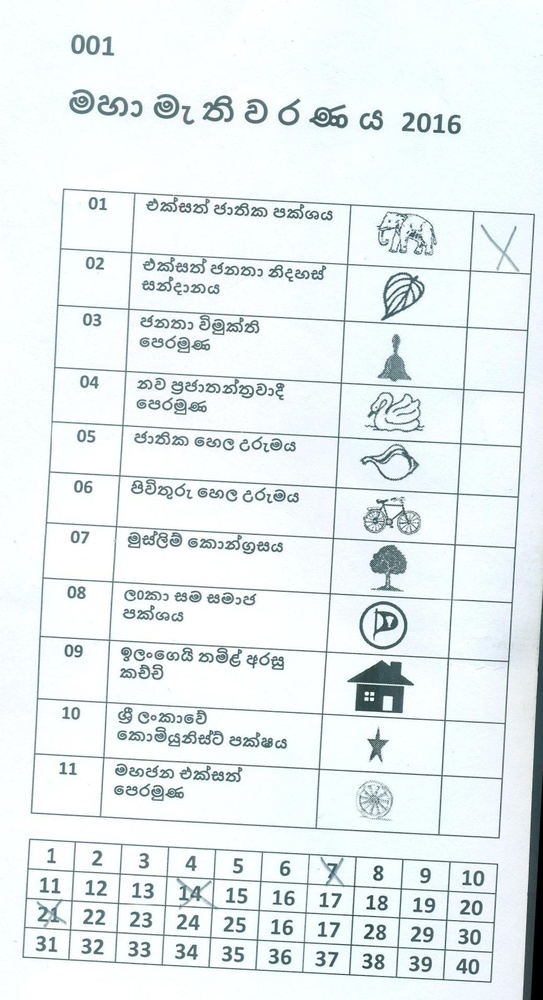
%> input picture rots.jpg, 543 x 1000 px, shrunk from 1040 x 1916 before the run
$ octave HoughTest.m   (GNU Octave 9; MATLAB toolbox functions it lacks are replaced by stand-ins)
%> lines starting %> are read from the running program, lines starting %| are printed output that depends on the picture; in (x1, y1, x2, y2) boxes, pixels count from 0 and x2, y2 are one past the last pixel; in counts of white or black regions, pixels touching at a corner belong together; the program's own positions count from 1
%> further down, I is the input picture: size 1000x543x3 uint8; mean R, G, B 230.9, 238.5, 239.5
### OptimalThresholdedImage.m
function [binaryimage] =  OptimalThresholdedImage(RGBimage)
    if size(RGBimage,3)== 3
        Igray = rgb2gray(RGBimage);
        filterdI = Igray;%medfilt2(Igray);
    else
        filterdI = RGBimage;%medfilt2(RGBimage);
    end

    % streching will fail the thresholding
    %imadjust(RGBimage0, stretchlim(RGBimage0));
    %RGBimage(:,:,1));
    level = graythresh(filterdI);
%> level = 0.725
    % Don't use median localization for large images
    T = adaptthresh(filterdI,level,'ForegroundPolarity','bright','Statistic','mean');
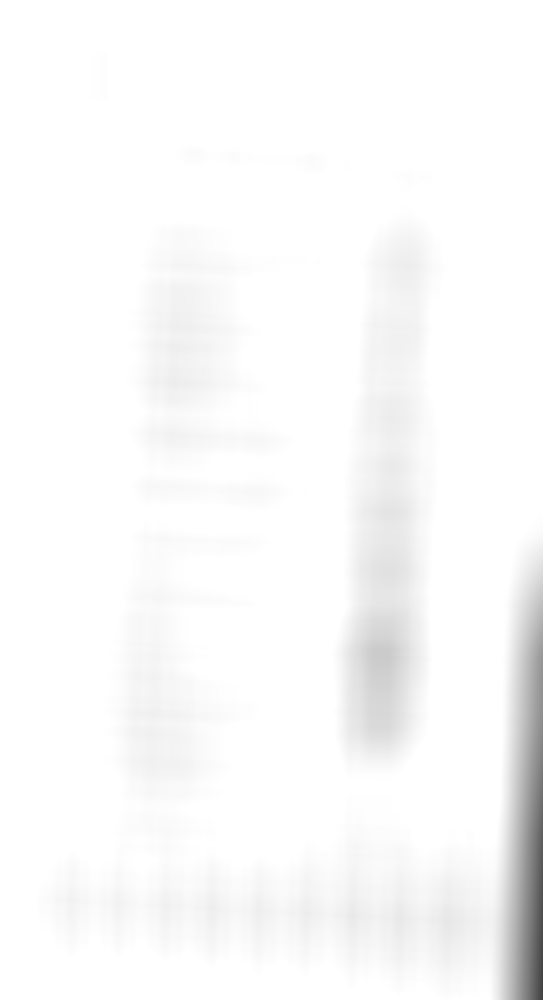
%> T: size 1000x543 double; min 0.254, max 1, mean 0.98
    binaryimage = imbinarize(filterdI, T);
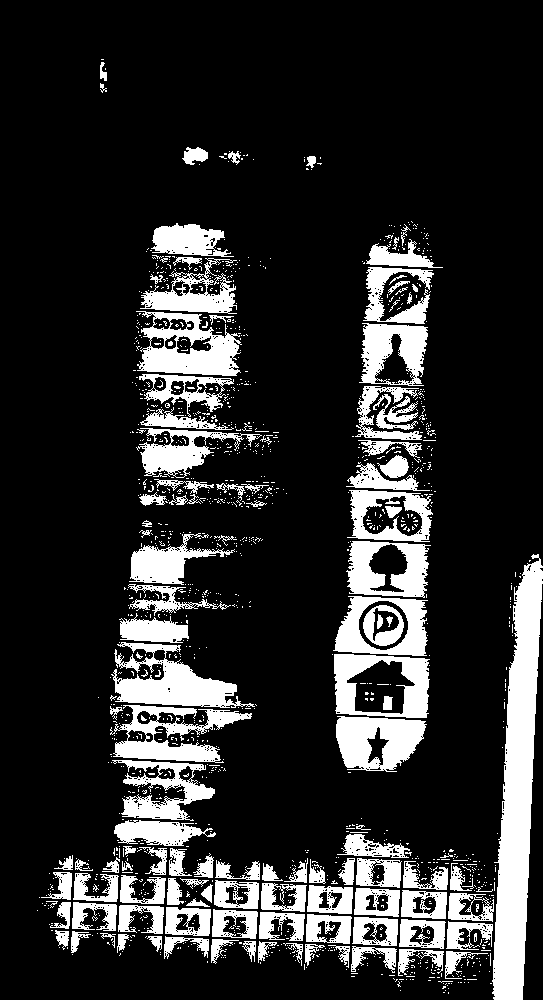
%> binaryimage: size 1000x543 logical; 17.7% white; 1339 white regions (1214 under 20 px), largest, box (x1, y1, x2, y2) and area: (492, 554, 543, 1000) 12393, (111, 642, 255, 708) 4266, (136, 311, 242, 376) 3815

    % [6 lines of commented-out code are left out]
end

### HoughTransformVisualization.m
function [] = HoughTransformVisualization(RGBImage)
adapt = OptimalThresholdedImage(RGBImage);
cannyseg = edge(adapt,'canny');
%> cannyseg: size 1000x543 logical; 5% white in thin lines or dots, all inside (x1, y1, x2, y2) = (39, 62, 542, 999)
[H, theta, rho] = hough(cannyseg);
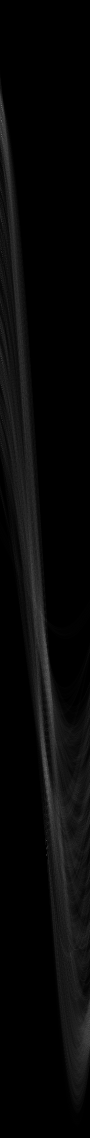
%> H: size 2275x180 double (shown at 1/2 size); min 0, max 375, mean 12; drawn with min black and max white
%> theta = 180 values from -90 to 89; rho = 2275 values from -1137 to 1137
% Find the peak pt in the Hough transform
peak = houghpeaks(H,100);
%> peak = [241 4; 270 4; 215 4; 1681 94]
%% Visualization
figure;imshow(H,[],'XData',theta,'YData',rho,'InitialMagnification','fit');
xlabel('\theta'), ylabel('\rho');
axis on, axis normal, hold on;
plot(theta(peak(:,2)),rho(peak(:,1)),'s','color','white');

end

### HoughTest.m
%% Clear
close all;
%clear all;
%clc;
%% load image
I = imread('rots.jpg');
HoughTransformVisualization(I);
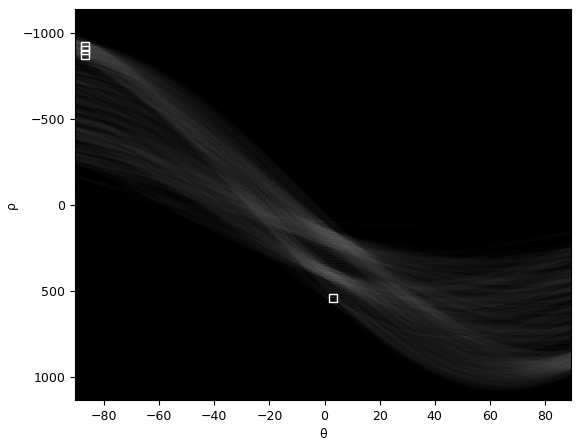
%> figure redrawn from the program's plot data
%% Global Threshold for the image
%filterdI = medfilt2(I(:,:,1));
%level = graythresh(filterdI);
%T = adaptthresh(filterdI(:,:,1),level);
adapt = OptimalThresholdedImage(I);%imbinarize(filterdI(:,:,1), T);
%%
figure(), imshow(adapt);
%% Edge detection
cannyseg = edge(adapt,'sobel');
%> cannyseg: size 1000x543 logical; 6.6% white in thin lines or dots, all inside (x1, y1, x2, y2) = (41, 58, 543, 1000)
%figure(), imshow(cannyseg);
%% Perform the Hough transform
[H, theta, rho] = hough(cannyseg,'Theta', -60:0.5:60);
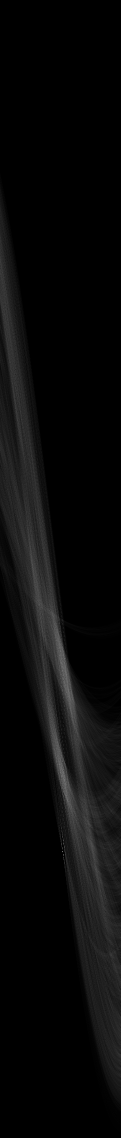
%> H: size 2275x241 double (shown at 1/2 size); min 0, max 407, mean 15.7; drawn with min black and max white
%> theta = 241 values from -60 to 60; rho = 2275 values from -1137 to 1137
% Find the peak pt in the Hough transform
peak = houghpeaks(H,5);
%> peak = [1704 126; 1555 129; 1317 129; 1546 122; 1599 135]
% Find the angle of the bars
barAngle = theta(peak(1,2))
%> barAngle = 2.5
%% Peak Test
imshow(H,[],'XData',theta,'YData',rho,'InitialMagnification','fit');
xlabel('\theta'), ylabel('\rho');
axis on, axis normal, hold on;
plot(theta(peak(:,2)),rho(peak(:,1)),'s','color','white');
%% Rotating the image
% if barAngle >= -90 && barAngle <= 90
%    barAngle =
% end
J = imrotate(I, barAngle, 'bilinear', 'crop');
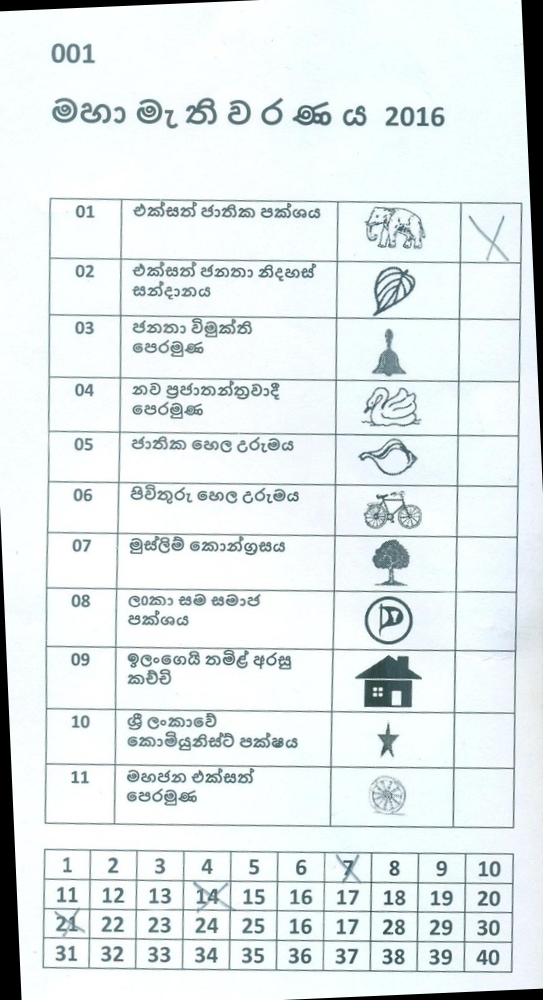
%> J: size 1000x543x3 uint8; mean R, G, B 226.4, 233.8, 234.9
figure()
imshowpair(J, I, 'montage');
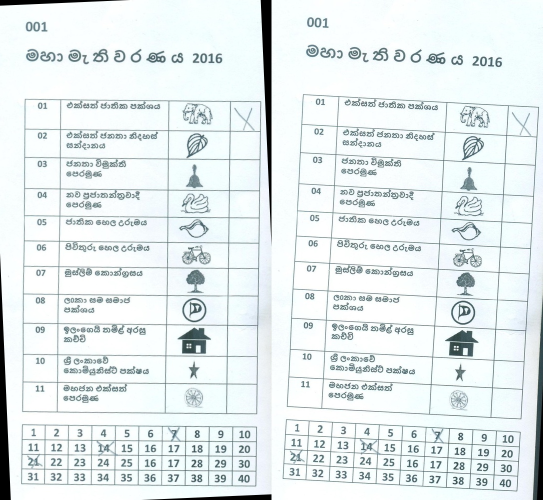
%> displayed picture: size 1000x1086x3, on the screen's scale of 0 to 255 (shown at 1/2 size); mean R, G, B 228.7, 236.1, 237.2
%imshow(J);
%imsave

$ run again, with 001.jpg copied over rots.jpg
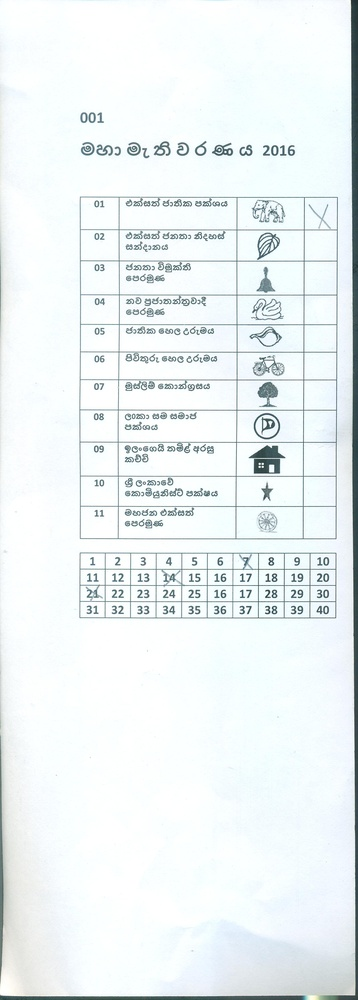
%> input picture 001.jpg, 358 x 1000 px, shrunk from 1258 x 3510 before the run
%> I is the input picture: size 1000x358x3 uint8; mean R, G, B 236.3, 242.5, 243.6
%> level = 0.737
%> in OptimalThresholdedImage, `binaryimage = imbinarize(filterdI, T);`:
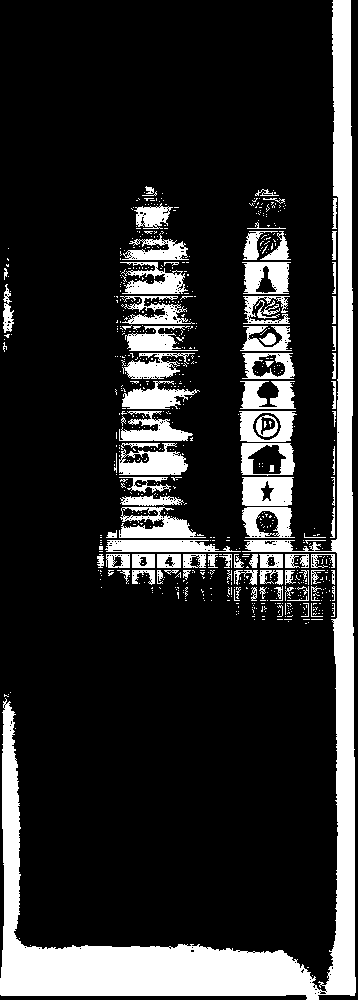
%> binaryimage: size 1000x358 logical; 18.1% white; 710 white regions (618 under 20 px), largest, box (x1, y1, x2, y2) and area: (0, 0, 356, 1000) 36330, (119, 507, 206, 538) 1357, (119, 443, 188, 475) 1326
%> in HoughTransformVisualization, `[H, theta, rho] = hough(cannyseg);`: theta = 180 values from -90 to 89; rho = 2123 values from -1061 to 1061
%> in HoughTransformVisualization, `peak = houghpeaks(H,100);`: peak = [1394 91; 66 1; 1417 91]
%> `[H, theta, rho] = hough(cannyseg,'Theta', -60:0.5:60);`: theta = 241 values from -60 to 60; rho = 2123 values from -1061 to 1061
%> `peak = houghpeaks(H,5);`: peak = [1398 121]
%> barAngle = 0
%> `imshowpair(J, I, 'montage');`:
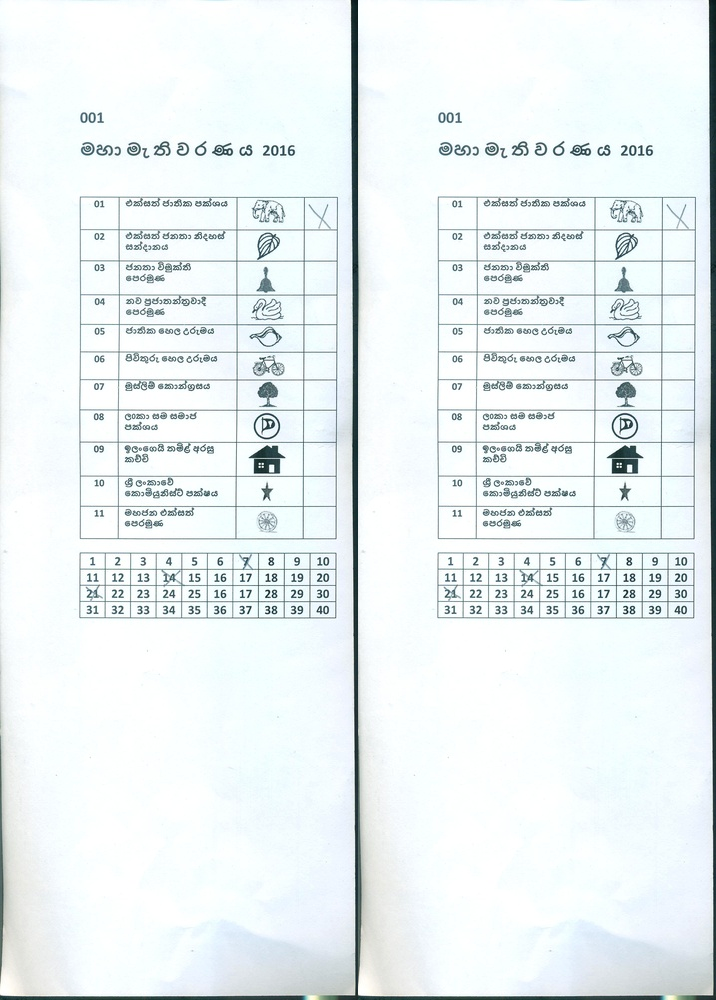
%> displayed picture: size 1000x716x3, on the screen's scale of 0 to 255; mean R, G, B 234.2, 241.1, 242.3
